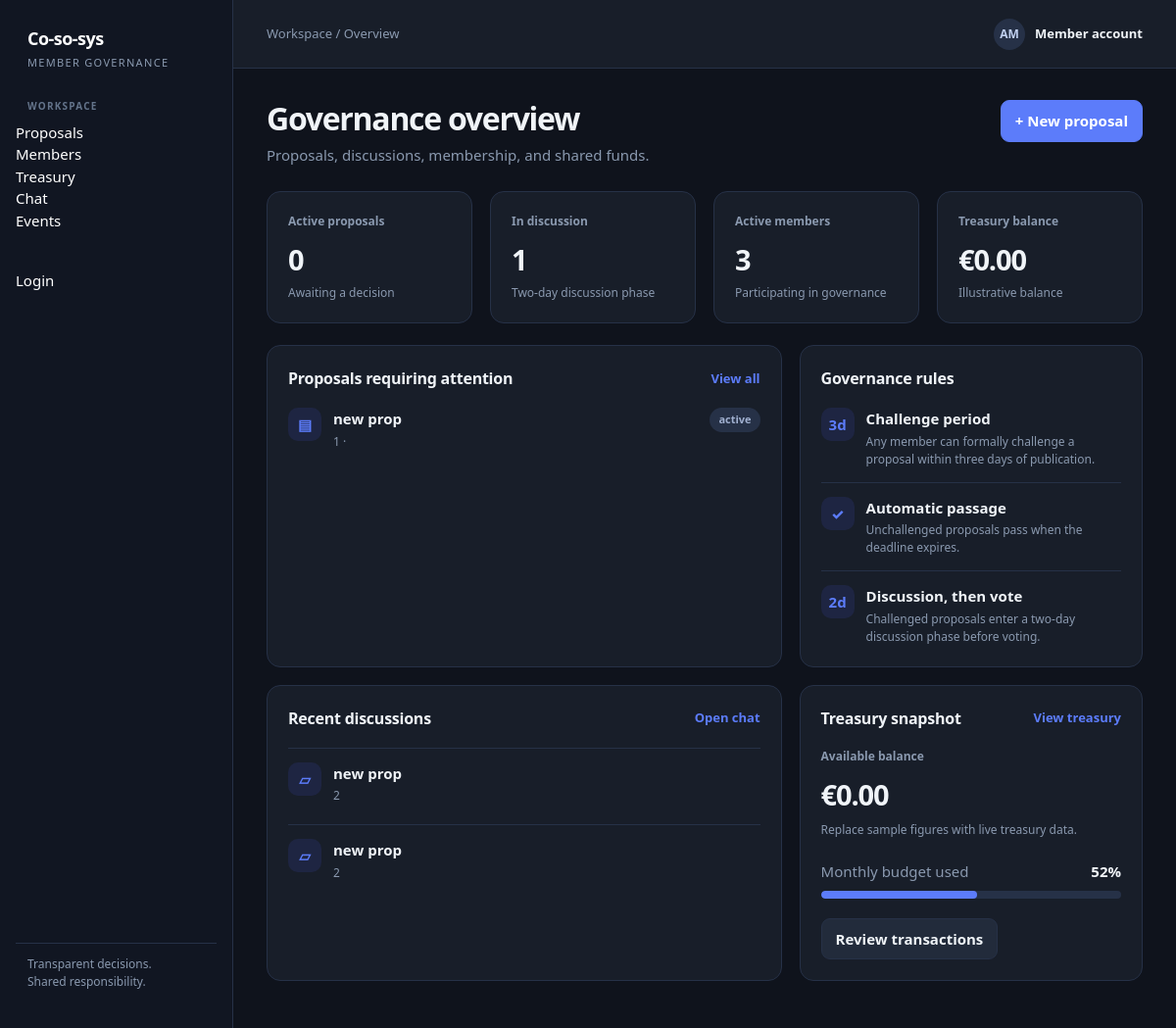
Before: / with the older database file.
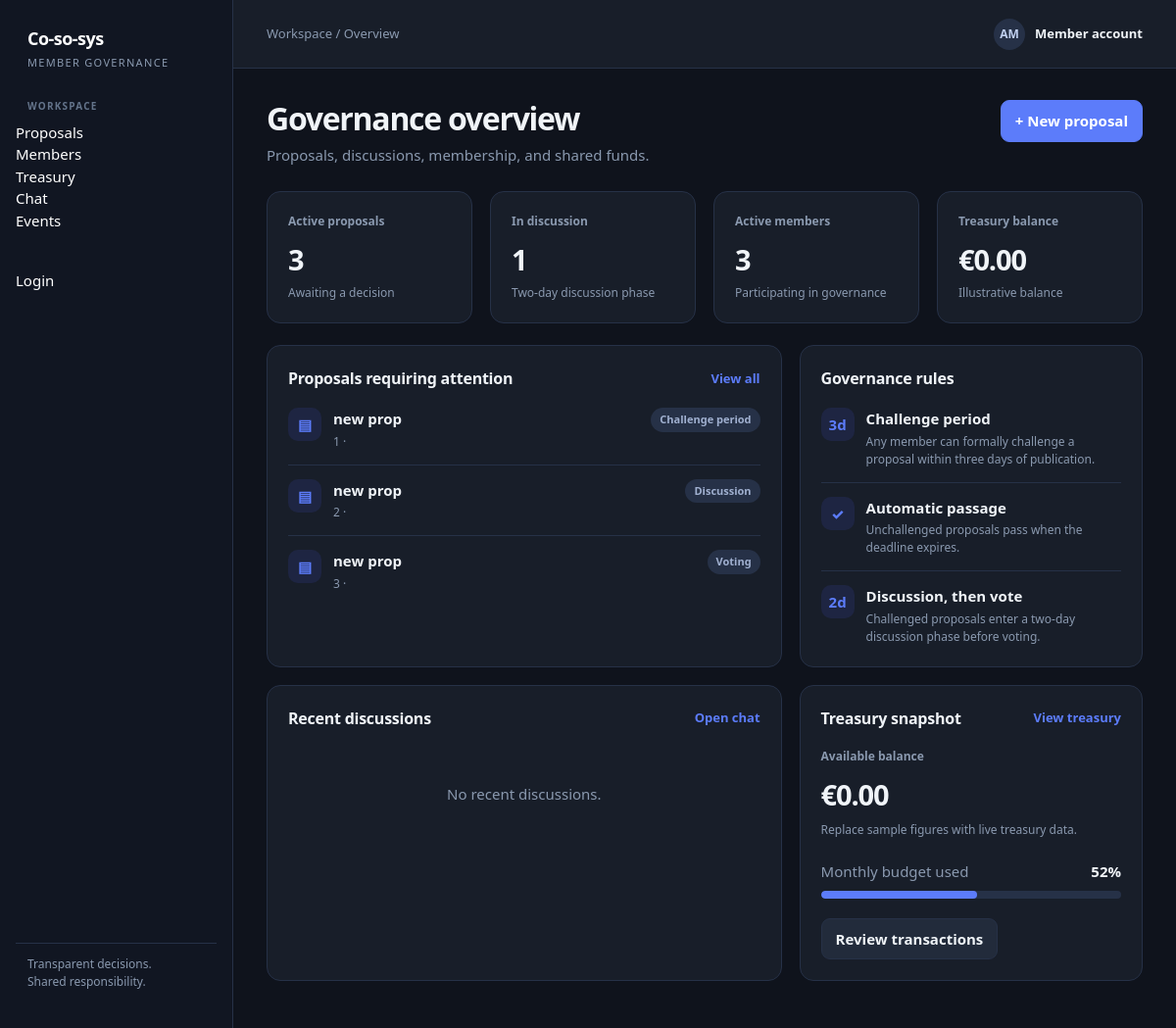
After: the same page with the newer database file.
### tables this page shows
CREATE TABLE proposals (
    id INTEGER PRIMARY KEY AUTOINCREMENT,
    title TEXT NOT NULL,
    description TEXT NOT NULL,
    creator_id INTEGER NOT NULL,
    status TEXT NOT NULL CHECK(status IN ('Challenge period', 'Discussion', 'Voting', 'Rejected', 'Quorum Not Met', 'Approved')) DEFAULT 'Challenge period',
    created_at TIMESTAMP DEFAULT CURRENT_TIMESTAMP,
    closes_at TIMESTAMP NOT NULL,
    FOREIGN KEY (creator_id) REFERENCES users(id)
);

CREATE TABLE chat_messages (
    id INTEGER PRIMARY KEY AUTOINCREMENT,
    user_id INTEGER NOT NULL,
    proposal_id TEXT,
    content TEXT NOT NULL,
    timestamp TIMESTAMP DEFAULT CURRENT_TIMESTAMP,
    FOREIGN KEY (user_id) REFERENCES users(id),
    FOREIGN KEY (proposal_id) REFERENCES proposals(id)
);

### run.py (the view)
@app.route('/', methods=['GET'])
def index():
    conn = get_db_connection()
    active_proposals = conn.execute(
        "SELECT COUNT(*) as count FROM proposals WHERE status IN ('Challenge period', 'Discussion', 'Voting')"
    ).fetchone()['count']
    active_members = conn.execute(
        "SELECT COUNT(*) as count FROM users"
    ).fetchone()['count']
    treasury_balance_res = conn.execute(
        "SELECT COALESCE(SUM(balance), 0) as balance, currency FROM mock_bank_accounts GROUP BY currency"
    ).fetchone()
    treasury_balance = f"€{treasury_balance_res['balance']:,.2f}" if treasury_balance_res else "€0.00"
    proposals = conn.execute(
        "SELECT id, title, status FROM proposals ORDER BY created_at DESC LIMIT 3"
    ).fetchall()
    recent_messages = conn.execute(
        """SELECT m.content, user_id as author, COALESCE(p.title, 'General Discussion') as title
           FROM chat_messages m
           JOIN users u ON m.user_id = u.id
           LEFT JOIN proposals p ON m.proposal_id = p.id
           ORDER BY m.timestamp DESC LIMIT 2"""
    ).fetchall()
    conn.close()
    return render_template(
        'index.html',
        active_page='overview',
        active_proposals=active_proposals,
        discussion_count=1,  # Adjust if you track discussion phase explicitly
        active_members=active_members,
        treasury_balance=treasury_balance,
        proposals=proposals,
        recent_messages=recent_messages
    )

### database/db.py (called while the page is built)
def get_db_connection():
    db_path = os.path.join(os.path.dirname(__file__), DB_NAME)
    conn = sqlite3.connect(db_path)
    conn.row_factory = sqlite3.Row
    return conn

### client/templates/index.html (shortened to what the changed rows need)
{% extends "base.html" %}
{% set active_page = "overview" %}
{% block content %}
<div class="page-head">
  <div>
    <h1>Governance overview</h1>
  </div>
</div>
<div class="grid stats">
  <div class="card">
    <div class="stat-label">Active proposals</div>
    <div class="stat-value">{{ active_proposals|default(4) }}</div>
    <div class="stat-foot">Awaiting a decision</div>
  </div>
</div>
<div class="grid two-col">
  <section class="card">
    <div class="card-head">
      <h2>Proposals requiring attention</h2>
    </div>
    <div class="list">
      {% for proposal in proposals|default([
        {'id':'P-024','title':'Community tool library','status':'Challenge period','tone':'amber','deadline':'1d 8h left'},
        {'id':'P-023','title':'Quarterly maintenance fund','status':'Discussion','tone':'blue','deadline':'2d remaining'},
        {'id':'P-021','title':'Shared workspace schedule','status':'Voting','tone':'blue','deadline':'Closes tomorrow'}
      ]) %}
      <div class="list-item">
        <div class="list-icon">▤</div>
        <div class="list-main">
          <div class="list-title">{{ proposal.title }}</div>
          <div class="list-meta">{{ proposal.id }} · {{ proposal.deadline }}</div>
        </div>
        <span class="badge {{ proposal.tone }}">{{ proposal.status }}</span>
      </div>
      {% else %}
      <div class="empty">No proposals require attention.</div>
      {% endfor %}
    </div>
  </section>
  <section class="card">
    <div class="card-head"><h2>Governance rules</h2></div>
  </section>
  <section class="card">
    <div class="card-head">
      <h2>Recent discussions</h2>
      <a class="text-link" href="/chat">Open chat</a>
    </div>
    {% for item in recent_messages|default([
      {'title':'Community tool library','author':'Maya Chen','body':'I can draft a checkout and maintenance process.'},
      {'title':'Quarterly maintenance fund','author':'Jonas Reed','body':'We should clarify which repairs qualify.'}
    ]) %}
    <div class="list-item">
      <div class="list-icon">▱</div>
      <div class="list-main">
        <div class="list-title">{{ item.title }}</div>
        <div class="list-meta">{{ item.author }}</div>
      </div>
    </div>
    {% else %}
    <div class="empty">No recent discussions.</div>
    {% endfor %}
  </section>
  <section class="card">
    <div class="card-head">
      <h2>Treasury snapshot</h2>
    </div>
  </section>
</div>
{% endblock %}

Changed rows visible on the page:
removed chat_messages: title "new prop", author "2"
removed chat_messages: title "new prop", author "2"
changed proposals id 1: status "active" → "Challenge period"
added proposals: title "new prop", id "2", status "Discussion"
added proposals: title "new prop", id "3", status "Voting"
Other visible differences:
{{ active_proposals|default(4) }}: "0" → "3"
text now shown: "No recent discussions."
